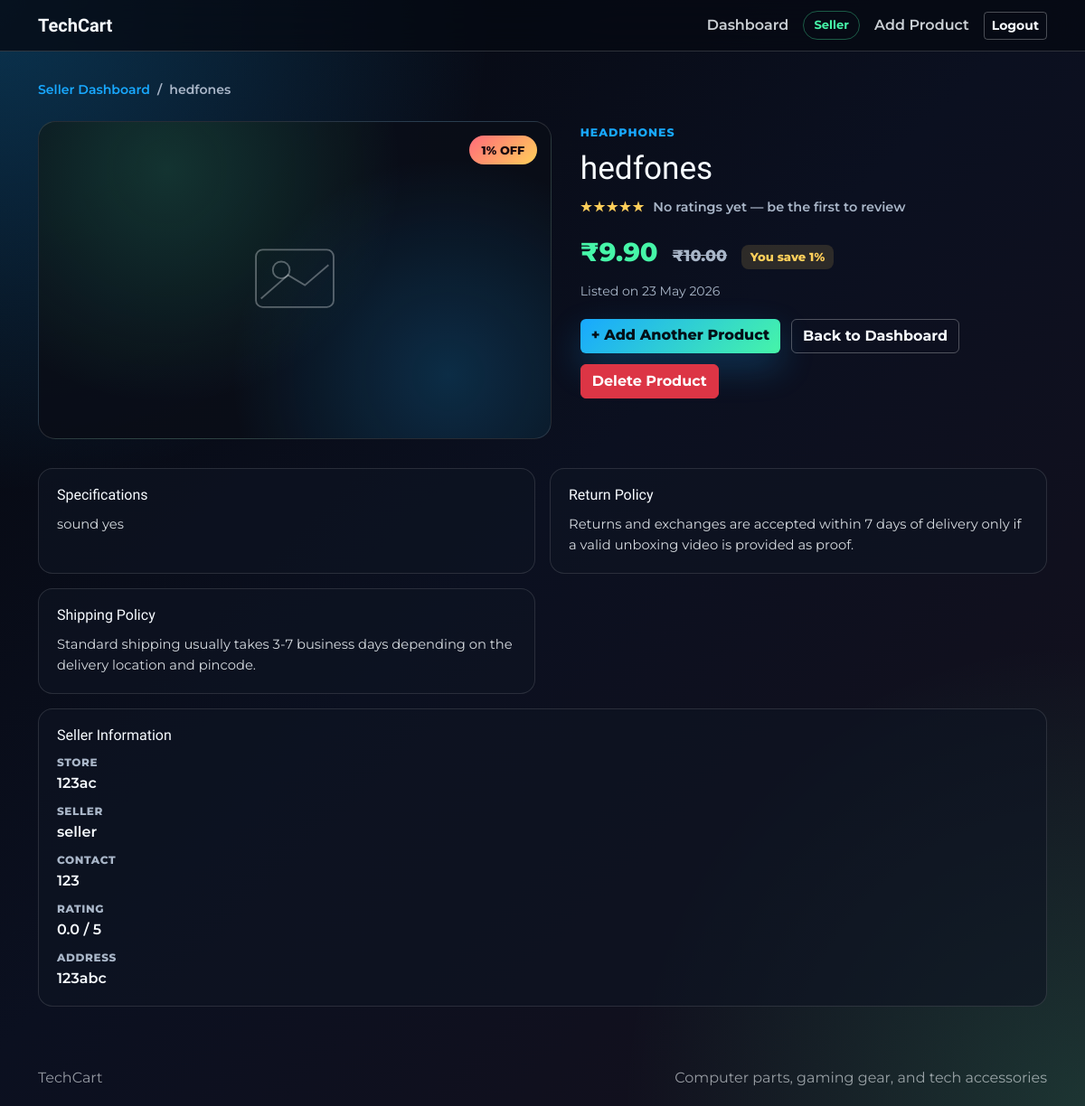
Page /seller/products/4 (signed in) on the committed database.
### database/models.py (models this page shows, shortened)
class User(UserMixin, db.Model):
    __tablename__ = "users"
    id = db.Column(db.Integer, primary_key=True)
    full_name = db.Column(db.String(120), nullable=False)
    email = db.Column(db.String(255), nullable=False, unique=True, index=True)
    password_hash = db.Column(db.String(255), nullable=False)
    role = db.Column(db.String(30), nullable=False, index=True)
    phone_number = db.Column(db.String(20), nullable=False)
    address = db.Column(db.Text, nullable=False)
    created_at = db.Column(
        db.DateTime,
        nullable=False,
        default=lambda: datetime.now(timezone.utc),
    )
    products = db.relationship(
        'Product',
        backref='seller',
        lazy=True
    )
    vehicle_type = db.Column(db.String(60))
    vehicle_number = db.Column(db.String(40))
    driving_license_number = db.Column(db.String(80))
    verification_status = db.Column(db.String(30))
    store_name = db.Column(db.String(120))
    seller_rating = db.Column(db.Float, nullable=False, default=0.0)
    total_products = db.Column(db.Integer, nullable=False, default=0)
    @property
    def role_label(self):
        labels = {
            "customer": "Customer",
            "seller": "Seller",
            "delivery_agent": "Delivery Agent",
        }
        return labels.get(self.role, "User")
    @property
    def dashboard_endpoint(self):
        endpoints = {
            "customer": "main.index",
            "seller": "auth.seller_dashboard",
            "delivery_agent": "auth.delivery_dashboard",
        }
        return endpoints.get(self.role, "auth.login")

class Product(db.Model):
    __tablename__ = 'products'
    id = db.Column(db.Integer, primary_key=True)
    seller_id = db.Column(db.Integer,db.ForeignKey('users.id'),nullable=False)
    product_name = db.Column(db.String(200),nullable=False)
    category = db.Column(db.String(100),nullable=False)
    specifications = db.Column(db.Text,nullable=False)
    price = db.Column(db.Float,nullable=False)
    discount = db.Column(db.Float,default=0)
    return_policy = db.Column(db.Text)
    shipping_policy = db.Column(db.Text)
    rating = db.Column(db.Float,default=0)
    review_count = db.Column(db.Integer,default=0)
    image_filename = db.Column(db.String(255))
    created_at = db.Column(db.DateTime, default=datetime.utcnow)
    @property
    def discounted_price(self):
        discount_pct = self.discount or 0
        return round(self.price * (1 - discount_pct / 100), 2)

### api/product_routes.py (the view)
@product_bp.route("/seller/products/<int:product_id>")
@role_required("seller")
def seller_product_detail(product_id):
    product = Product.query.filter_by(
        id=product_id,
        seller_id=current_user.id,
    ).first_or_404()
    return render_template(
        "products/product_details.html",
        product=product,
        seller=current_user,
    )

### api/auth_routes.py (called while the page is built)
def role_required(role):
    def decorator(view_func):
        @wraps(view_func)
        @login_required
        def wrapped_view(*args, **kwargs):
            if current_user.role != role:
                flash("You are not allowed to access that dashboard.", "danger")
                return redirect(role_dashboard_url(current_user.role))
            return view_func(*args, **kwargs)
        return wrapped_view
    return decorator

### database/models.py (called while the page is built)
@login_manager.user_loader
def load_user(user_id):
    return db.session.get(User, int(user_id))

### templates/products/product_details.html (shortened to what this page needs)
{% extends "base.html" %}
{% block extra_css %}
<link rel="stylesheet" href="{{ url_for('static', filename='css/products.css') }}">
{% endblock %}
{% block content %}
<section class="product-detail-shell">
  <div class="container product-detail">
    <nav class="product-detail__breadcrumb" aria-label="Breadcrumb">
      <a href="{{ url_for('auth.seller_dashboard') }}">Seller Dashboard</a>
      <span aria-hidden="true">/</span>
      <span>{{ product.product_name }}</span>
    </nav>
    <div class="product-detail__layout">
      <div class="product-detail__gallery">
        {% if product.image_filename %}
        <img
          class="product-detail__image"
          src="{{ url_for('static', filename=product.image_path) }}"
          alt="{{ product.product_name }}"
        >
        {% else %}
        <div class="product-detail__image-placeholder" aria-hidden="true">
          <svg viewBox="0 0 120 120" role="img">
            <rect x="14" y="24" width="92" height="68" rx="8"></rect>
            <circle cx="44" cy="48" r="10"></circle>
            <path d="M20 82 L52 54 L72 66 L100 42"></path>
          </svg>
        </div>
        {% endif %}
        {% if product.discount and product.discount > 0 %}
        <span class="product-detail__badge">{{ product.discount|int }}% OFF</span>
        {% endif %}
      </div>
      <div class="product-detail__info">
        <span class="product-detail__category">{{ product.category }}</span>
        <h1>{{ product.product_name }}</h1>
        <div class="product-detail__rating" aria-label="Rating placeholder">
          <span class="product-detail__stars">★★★★★</span>
          <span>
            {% if product.review_count %}
            {{ '%.1f'|format(product.rating) }} · {{ product.review_count }} reviews
            {% else %}
            No ratings yet — be the first to review
            {% endif %}
          </span>
        </div>
        <div class="product-detail__price-block">
          {% if product.discount and product.discount > 0 %}
          <span class="product-detail__price product-detail__price--sale">₹{{ '%.2f'|format(product.discounted_price) }}</span>
          <span class="product-detail__price product-detail__price--original">₹{{ '%.2f'|format(product.price) }}</span>
          <span class="product-detail__save">You save {{ product.discount|int }}%</span>
          {% else %}
          <span class="product-detail__price">₹{{ '%.2f'|format(product.price) }}</span>
          {% endif %}
        </div>
        <p class="product-detail__meta">
          Listed on
          {% if product.created_at %}
          {{ product.created_at.strftime('%d %b %Y') }}
          {% else %}
          —
          {% endif %}
        </p>
        <div class="product-detail__actions">
          <a class="btn btn-primary" href="{{ url_for('add_product') }}">+ Add Another Product</a>
          <a class="btn btn-outline-light" href="{{ url_for('auth.seller_dashboard') }}">Back to Dashboard</a>
          <form
            class="product-detail__delete-form"
            method="POST"
            action="{{ url_for('products.delete_product', product_id=product.id) }}"
            onsubmit="return confirm('Are you sure you want to delete this product? This action cannot be undone.');"
          >
            <button type="submit" class="btn btn-danger">Delete Product</button>
          </form>
        </div>
      </div>
    </div>
    <div class="product-detail__panels">
      <article class="product-detail__panel">
        <h2>Specifications</h2>
        <pre class="product-detail__text">{{ product.specifications }}</pre>
      </article>
      <article class="product-detail__panel">
        <h2>Return Policy</h2>
        <p class="product-detail__text">{{ product.return_policy or 'No return policy provided.' }}</p>
      </article>
      <article class="product-detail__panel">
        <h2>Shipping Policy</h2>
        <p class="product-detail__text">{{ product.shipping_policy or 'No shipping policy provided.' }}</p>
      </article>
      <article class="product-detail__panel product-detail__panel--seller">
        <h2>Seller Information</h2>
        <ul class="product-detail__seller-list">
          <li><span>Store</span><strong>{{ seller.store_name or seller.full_name }}</strong></li>
          <li><span>Seller</span><strong>{{ seller.full_name }}</strong></li>
          <li><span>Contact</span><strong>{{ seller.phone_number }}</strong></li>
          <li><span>Rating</span><strong>{{ '%.1f'|format(seller.seller_rating) }} / 5</strong></li>
          <li><span>Address</span><strong>{{ seller.address }}</strong></li>
        </ul>
      </article>
    </div>
  </div>
</section>
{% endblock %}

### templates/base.html (shortened to what this page needs)
<!doctype html>
<html lang="en">
  <head>
    <link href="https://cdn.jsdelivr.net/npm/bootstrap@5.3.3/dist/css/bootstrap.min.css" rel="stylesheet">
    <link rel="stylesheet" href="{{ url_for('static', filename='css/style.css') }}">
    <link rel="stylesheet" href="{{ url_for('static', filename='css/auth.css') }}">
    {% block extra_css %}{% endblock %}
  </head>
  <body>
    <nav class="navbar navbar-expand-lg app-navbar">
      <div class="container">
        <a class="navbar-brand" href="{{ url_for('main.index') }}">TechCart</a>
        <div class="collapse navbar-collapse" id="mainNav">
          <ul class="navbar-nav ms-auto align-items-lg-center gap-lg-2">
            {% if current_user.is_authenticated %}
            {% if current_user.role == 'customer' %}
            <li class="nav-item">
              <a class="nav-link" href="{{ url_for('wishlist.view_wishlist') }}">Wishlist</a>
            </li>
            <li class="nav-item">
              <a class="nav-link" href="{{ url_for('cart.view_cart') }}">Cart</a>
            </li>
            {% else %}
            <li class="nav-item">
              <a class="nav-link" href="{{ url_for(current_user.dashboard_endpoint) }}">Dashboard</a>
            </li>
            <li class="nav-item">
              <span class="nav-role">{{ current_user.role_label }}</span>
            </li>
            {% if current_user.role == 'seller' %}
            <li class="nav-item">
              <a class="nav-link" href="{{ url_for('add_product') }}">Add Product</a>
            </li>
            {% endif %}
            {% endif %}
            <li class="nav-item">
              <a class="btn btn-outline-light btn-sm" href="{{ url_for('auth.logout') }}">Logout</a>
            </li>
            {% endif %}
          </ul>
        </div>
      </div>
    </nav>
    <main>
      {% block content %}{% endblock %}
    </main>
    <footer class="app-footer">
      <div class="container">
        <span>TechCart</span>
        <span>Computer parts, gaming gear, and tech accessories</span>
      </div>
    </footer>
  </body>
</html>

### static/css/style.css (style rules this page uses)
:root { color-scheme: light; }
body { margin: 0; font-family: Arial, sans-serif; }

### static/css/auth.css (style rules this page uses)
:root { --bg-ink: #05070d; --panel: rgba(14, 20, 34, 0.72); --panel-strong: rgba(13, 19, 31, 0.9); --line: rgba(255, 255, 255, 0.16); --text: #f7fbff; --muted: #a9b6c8; --blue: #18a8ff; --green: #46f5a8; --amber: #ffcf5a; --danger: #ff6b7a; }
* { box-sizing: border-box; }
body { min-height: 100vh; background: radial-gradient(circle at top left, rgba(24, 168, 255, 0.28), transparent 34rem), radial-gradient(circle at bottom right, rgba(70, 245, 168, 0.16), transparent 32rem), linear-gradient(135deg, #05070d 0%, #0b1020 48%, #15101c 100%); color: var(--text); font-family: "Montserrat", Arial, sans-serif; }
.app-navbar { position: sticky; top: 0; z-index: 50; background: rgba(6, 10, 18, 0.78); border-bottom: 1px solid var(--line); backdrop-filter: blur(18px); }
.navbar-brand { color: var(--text); font-family: "Orbitron", sans-serif; font-weight: 700; letter-spacing: 0; }
.app-navbar .nav-link { color: rgba(247, 251, 255, 0.82); font-weight: 600; }
.nav-role { display: inline-flex; align-items: center; min-height: 2rem; padding: 0.35rem 0.7rem; border: 1px solid rgba(70, 245, 168, 0.34); border-radius: 999px; color: var(--green); font-size: 0.82rem; font-weight: 700; }
.btn-primary { border: 0; background: linear-gradient(135deg, var(--blue), var(--green)); color: #041018; font-weight: 800; box-shadow: 0 1rem 2.4rem rgba(24, 168, 255, 0.24); }
.app-footer { padding: 1.2rem 0; color: rgba(247, 251, 255, 0.58); }
.app-footer .container { display: flex; justify-content: space-between; gap: 1rem; }

### rows in the picture
User: role_label "Seller", store_name "123ac", full_name "seller", phone_number "123", seller_rating "0.0", address "123abc"
Product: product_name "hedfones", discount "1", category "HEADPHONES", discounted_price "9.90", price "10.00", created_at "23 May 2026", specifications "sound yes", return_policy "Returns and exchanges are accepted within 7 days of delivery only if a valid unboxing video is provided as proof.", shipping_policy "Standard shipping usually takes 3-7 business days depending on the delivery location and pincode."
